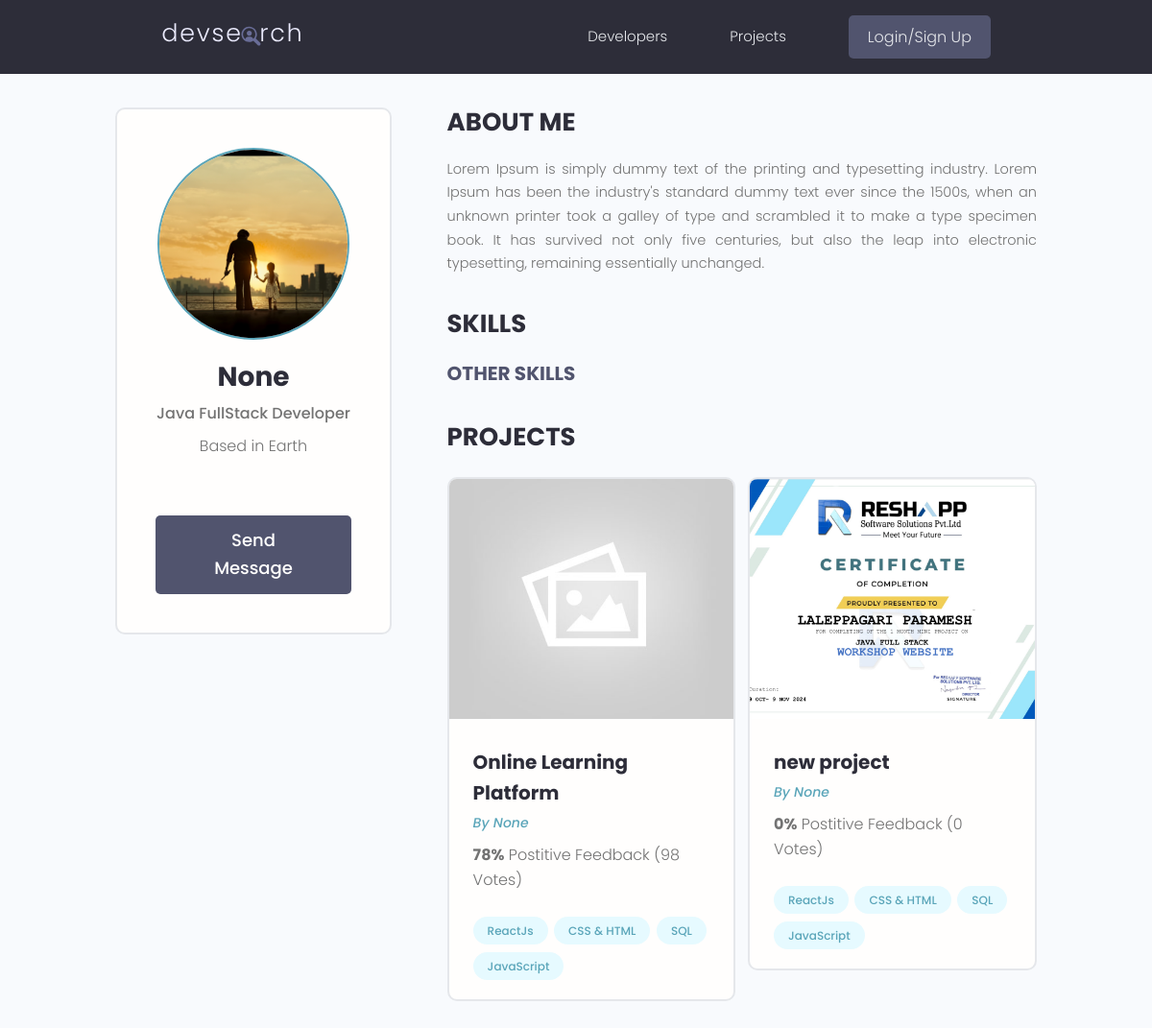
Screenshot of /profile/eac5a995-f1a0-4354-b182-269b64835ceb/ with the database file from the repository.
### users/models.py (models this page shows, shortened)
class Profile(models.Model):
    user = models.OneToOneField(User, on_delete=models.CASCADE, null=True, blank=True)
    name = models.CharField(max_length=200, blank=True, null=True)
    email = models.EmailField(max_length=500, blank=True, null=True)
    username = models.CharField(max_length=200, blank=True, null=True)
    location = models.CharField(max_length=200, blank=True, null=True, default="Earth")
    short_intro = models.CharField(max_length=200, blank=True, null=True, default="This is a default bio. User has not added a bio yet.")
    bio = models.TextField(blank=True, null=True)
    profile_image = models.ImageField(
        null=True, blank=True, upload_to='profiles/', default="profiles/user-default.png")
    social_github = models.CharField(max_length=200, blank=True, null=True)
    social_twitter = models.CharField(max_length=200, blank=True, null=True)
    social_linkedin = models.CharField(max_length=200, blank=True, null=True)
    social_youtube = models.CharField(max_length=200, blank=True, null=True)
    social_website = models.CharField(max_length=200, blank=True, null=True)
    created = models.DateTimeField(auto_now_add=True)
    id = models.UUIDField(default=uuid.uuid4, unique=True,
                          primary_key=True, editable=False)
    class Meta:
        ordering = ['created']
    @property
    def imageURL(self):
        try:
            url = self.profile_image.url
        except:
            url = ''
        return url

### projects/models.py (models this page shows, shortened)
class Project(models.Model):
    owner = models.ForeignKey(Profile, null=True, blank=True, on_delete=models.SET_NULL)
    title = models.CharField(max_length=200)
    description = models.TextField(null=True , blank=True)
    feature_image = models.ImageField(null=True , blank=True, default='default.jpg')
    demo_link = models.CharField(max_length=2000, null=True , blank=True)
    source_link = models.CharField(max_length=2000, null=True , blank=True)
    tags =models.ManyToManyField('Tag', blank=True)
    vote_total = models.IntegerField(default=0, null=True , blank=True)
    vote_ratio = models.IntegerField(default=0, null=True , blank=True)
    created = models.DateTimeField(auto_now_add=True)
    id = models.UUIDField(default=uuid.uuid4, unique=True, primary_key=True, editable=False)
    class Meta:
        ordering = ['-vote_total', '-vote_ratio', 'title']
    @property
    def imageURL(self):
        try:
            url = self.feature_image.url
        except:
            url = ''
        return url

class Tag(models.Model):
    name = models.CharField(max_length=200)
    created = models.DateTimeField(auto_now_add=True)
    id = models.UUIDField(default=uuid.uuid4, unique=True, primary_key=True, editable=False)
    def __str__(self):
        return self.name

### users/views.py (the view)
# urls.py: path('profile/<str:pk>/', views.userProfile, name='user-profile'),
def userProfile(request, pk):
    profile = Profile.objects.get(id=pk)
    topSkills = profile.skills_set.exclude(description__exact="")
    otherSkills = profile.skills_set.filter(description="")
    context = {'profile': profile, 'topSkills': topSkills, 'otherSkills': otherSkills}
    return render(request, 'users/user-profile.html', context)

### users/templates/users/user-profile.html (shortened to what this page needs)
{% extends 'main.html' %}
{% block content %}
<main class="profile my-md">
    <div class="container">
        <div class="layout">
            <div class="column column--1of3">
                <div class="card text-center">
                    <div class="card__body dev">
                        <img class="avatar avatar--xl" src="{{ profile.imageURL }}" />
                        <h2 class="dev__name">{{profile.name}}</h2>
                        <p class="dev__title">{{profile.short_intro}}</p>
                        <p class="dev__location">Based in {{profile.location}}</p>
                        {% if request.user.profile.id != profile.id %}
                        <a href="{% url 'create-message' profile.id %}" class="btn btn--sub btn--lg">Send Message </a>
                        {% endif %}
                    </div>
                </div>
            </div>
            <div class="column column--2of3">
                <div class="devInfo">
                    <h3 class="devInfo__title">About Me</h3>
                    <p class="devInfo__about">{{profile.bio}}</p>
                </div>
                <div class="devInfo">
                    <h3 class="devInfo__title">Skills</h3>
                    <div class="devInfo__skills">
                        <h3 class="devInfo__subtitle">Other Skills</h3>
                    </div>
                </div>
                <div class="devInfo">
                    <h3 class="devInfo__title">Projects</h3>
                    <div class="grid grid--two">
                        {% for project in profile.project_set.all %}
                        <div class="column">
                            <div class="card project">
                                <a href="{% url 'single-project' project.id %}" class="project">
                                    <img class="project__thumbnail" src="{{project.imageURL}}"
                                        alt="project thumbnail" />
                                    <div class="card__body">
                                        <h3 class="project__title">{{project.title}}</h3>
                                        <p><a class="project__author"
                                                href="{% url 'user-profile' project.owner.id %}">By
                                                {{project.owner.name}}</a>
                                        </p>
                                        <p class="project--rating">
                                            <span style="font-weight: bold;">{{project.vote_ratio}}%</span> Postitive
                                            Feedback ({{project.vote_total}} Vote{{project.vote_total|pluralize:"s"}})
                                        </p>
                                        <div class="project__tags">
                                            {% for tag in project.tags.all %}
                                            <span class="tag tag--pill tag--main">
                                                <small>{{tag}}</small>
                                            </span>
                                            {% endfor %}
                                        </div>
                                    </div>
                                </a>
                            </div>
                        </div>
                        {% endfor %}
                    </div>
                </div>
            </div>
        </div>
    </div>
</main>
{% endblock content %}

### projects/static/styles/app.css (style rules this page uses)
:root { --color-sub: #2d2d39; }
.btn--sub { background-color: var(--color-sub-light); }
.card { border: 2px solid var(--color-light); }
img { width: 100%; }
.profile .card > .dev { padding: 4rem; }
.dev__name { color: var(--color-sub); font-size: 2.8rem; font-weight: 700; margin-top: 1rem; margin-bottom: 0.5rem; }
.dev__title { font-size: 1.6rem; font-weight: 500; line-height: 1.3; }
.dev__location { margin-top: 1rem; }
.devInfo { margin-bottom: 3rem; }
.devInfo__title, .devInfo__subtitle { font-size: 2.6rem; color: var(--color-sub); text-transform: uppercase; font-weight: 700; margin-bottom: 1.5rem; }
.devInfo__subtitle { font-size: 2rem; color: var(--color-sub-light); }
.devInfo__about, .devSkill__info { font-size: 1.45rem; line-height: 1.7; text-align: justify; }
.project__author { font-size: 1.4rem; font-style: italic; }
.project--rating { margin-bottom: 1.6em; margin-top: .5em; }
.project__thumbnail { height: 25rem; object-fit: cover; object-position: top center; }
.project__title { font-size: 2rem; font-weight: 700; color: var(--color-sub); }

### projects/static/uikit/styles/modules/_variables.css (style rules this page uses)
:root { --color-main: #5aa5b9; --color-main-light: #e6faff; --color-sub: #3f4156; --color-sub-light: #51546e; --color-sub-lighter: #ededfd; --color-text: #737373; --color-gray: #8b8b8b; --color-light: #e5e7eb; --color-light-gray: #767676; --color-bg: #f8fafd; --color-white: #fffefd; --color-white-light: #f3f3f3; --color-success: #359e64; --color-success-bg: #def8e8; --color-error: #fc4b0b; --color-error-bg: #fff2ee; --font-base: 'Poppins', arial, helvetica, 'Segoe UI', roboto, ubuntu, sans-serif; --font-monospace: 'Fira Code', 'Courier New', courier, monospace; --font-regular: 300; --font-medium: 500; --font-bold: 700; --generic-shadow: 1px 1px 5px #00000010; --generic-transition: all 0.3s ease-in-out; }

### projects/static/uikit/styles/modules/_base.css (style rules this page uses)
* { margin: 0; padding: 0; box-sizing: border-box; text-rendering: optimizeLegibility; color: inherit; font-size: inherit; }
html { font-size: 50%; }
@media only screen and (min-width: 480px) { html { font-size: 56.25%; } }
@media only screen and (min-width: 1200px) { html { font-size: 62.5%; } }
body { line-height: 1.6; font-weight: 400; font-size: 1.5rem; color: var(--color-text); background-color: var(--color-bg); min-height: 100vh; }

### projects/static/uikit/styles/modules/_typography.css (style rules this page uses)
* { font-family: var(--font-base); }
h2 { font-size: 3.6rem; font-weight: var(--font-bold); }
h3 { font-size: 3.2rem; font-weight: var(--font-medium); }
p, span, strong { font-size: 1.6rem; color: var(--color-text); font-weight: var(--font-regular); }
a { padding-bottom: 2px; text-decoration: none; display: inline-block; color: var(--color-main); font-weight: var(--font-medium); }

### projects/static/uikit/styles/modules/_utilities.css (style rules this page uses)
.container { width: 92%; max-width: 165rem; margin: 0 auto; box-sizing: border-box; }
@media screen and (min-width: 1000px) { .container { width: 90%; } }
@media screen and (min-width: 1200px) { .container { width: 80%; } }
.text-center { text-align: center; }
.my-md { margin: 3rem auto; }

### projects/static/uikit/styles/modules/_avatar.css (style rules this page uses)
.avatar { border-radius: 50%; border: 2px solid var(--color-main); object-fit: cover; }
.avatar--xl { height: 20rem; width: 20rem; }

### projects/static/uikit/styles/modules/_button.css (style rules this page uses)
.btn { display: inline-block; position: relative; cursor: pointer; background-color: var(--color-light); font-weight: var(--font-medium); color: var(--color-sub); text-decoration: none; padding: 1rem 2rem; border-radius: 0.5rem; border: none; width: -webkit-fit-content; width: -moz-fit-content; width: fit-content; height: -webkit-fit-content; height: -moz-fit-content; height: fit-content; font-size: 1.6rem; outline-width: 0; outline-color: transparent; -webkit-backface-visibility: hidden; backface-visibility: hidden; transition: all 0.3s ease-in-out; }
.btn--sub { background-color: var(--color-sub); color: var(--color-white); }
.btn--lg { font-size: 1.8rem; padding: 1.2rem 4.5rem; }

### projects/static/uikit/styles/modules/_card.css (style rules this page uses)
.card { border-radius: 1rem; background-color: var(--color-white); border: 1.5px solid var(--color-light); width: auto; height: auto; margin-top: 0.5rem; margin-bottom: 0.5rem; overflow: hidden; }
.card__body, .card__header { padding: 2rem 2.5rem; }

### projects/static/uikit/styles/modules/_grid.css (style rules this page uses)
.grid { display: flex; flex-wrap: wrap; justify-content: flex-start; align-items: stretch; }
.grid > .column { min-width: 28rem; margin-bottom: 2.5rem; }
.grid--two > .column { flex-basis: 100%; }
@media screen and (min-width: 800px) { .grid--two { margin-right: -2%; } }
@media screen and (min-width: 800px) { .grid--two > .column { margin-right: 2%; } }
@media screen and (min-width: 800px) { .grid--two > .column { flex-basis: 48%; } }

### rows the page displays
Profile: imageURL (picture), name "None", short_intro "Java FullStack Developer", location "Earth", bio "Lorem Ipsum is simply dummy text of the printing and typesetting industry. Lorem Ipsum has been the industry's standard dummy text ever since the 1500s, when an unknown printer took a galley of type and scrambled it to make a type specimen book. It has survived not only five centuries, but also the leap into electronic typesetting, remaining essentially unchanged."
Project: imageURL (placeholder picture), title "Online Learning Platform", owner.name "None", vote_ratio "78", vote_total "98"
Tag: name "ReactJs"
Tag: name "CSS & HTML"
Tag: name "SQL"
Tag: name "JavaScript"
Project: imageURL (picture), title "new project", owner.name "None", vote_ratio "0", vote_total "0"
